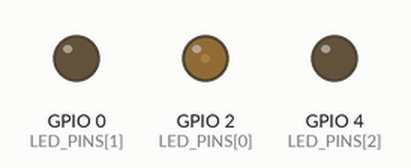
The program below on a simulated ESP32. Shown: output pins drawn as LEDs (lit = HIGH).

Above: at 0.05 s.
At 0.4 s:
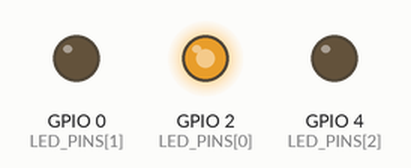
At 0.8 s:
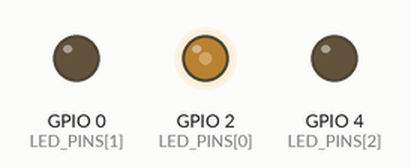
At 1.55 s:
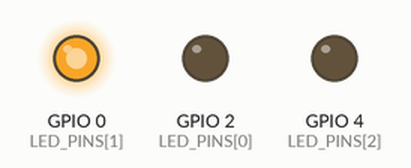
At 2.5 s:
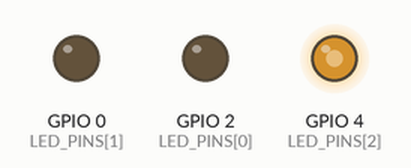
At 3.05 s:
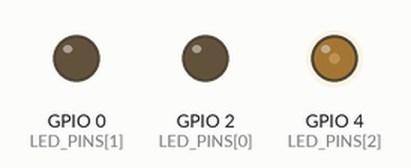
Timing chart, 0 to 7.5 s (numbered marks = the images above):
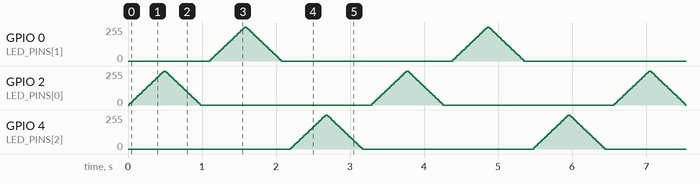

The program:

main.cpp
```cpp
#include <Arduino.h>

// 定义三个LED的引脚和对应的PWM通道
const int LED_PINS[3] = {2, 0, 4};
const int LEDC_CHANNELS[3] = {0, 1, 2};
const int PWM_FREQ = 1000;
const int PWM_RESOLUTION = 10;
const int MAX_DUTY = (1 << PWM_RESOLUTION) - 1;
const int BREATH_CYCLE = 1000;  // 单个呼吸周期时间（毫秒）
const int STEPS = 30;           // 每个周期的步数
const int DELAY_TIME = BREATH_CYCLE / (STEPS * 2); // 每步延时

void setup() {
  // 初始化所有LED通道
  for (int i = 0; i < 3; i++) {
    ledcSetup(LEDC_CHANNELS[i], PWM_FREQ, PWM_RESOLUTION);
    ledcAttachPin(LED_PINS[i], LEDC_CHANNELS[i]);
    // 初始状态全部熄灭
    ledcWrite(LEDC_CHANNELS[i], 0);
  }
}

// 控制单个LED完成一个完整的呼吸周期
void breatheLed(int ledIndex) {
  int duty;

  // 呼吸上升阶段（从暗到亮）
  for (int step = 0; step <= STEPS; step++) {
    duty = (step * MAX_DUTY) / STEPS;
    ledcWrite(LEDC_CHANNELS[ledIndex], duty);
    delay(DELAY_TIME);
  }

  // 呼吸下降阶段（从亮到暗）
  for (int step = STEPS; step >= 0; step--) {
    duty = (step * MAX_DUTY) / STEPS;
    ledcWrite(LEDC_CHANNELS[ledIndex], duty);
    delay(DELAY_TIME);
  }

  // 确保LED完全熄灭
  ledcWrite(LEDC_CHANNELS[ledIndex], 0);
}

void loop() {
  // 依次控制每个LED进行呼吸
  for (int i = 0; i < 3; i++) {
    breatheLed(i);
    delay(100); // LED切换间隔
  }
}    
```
